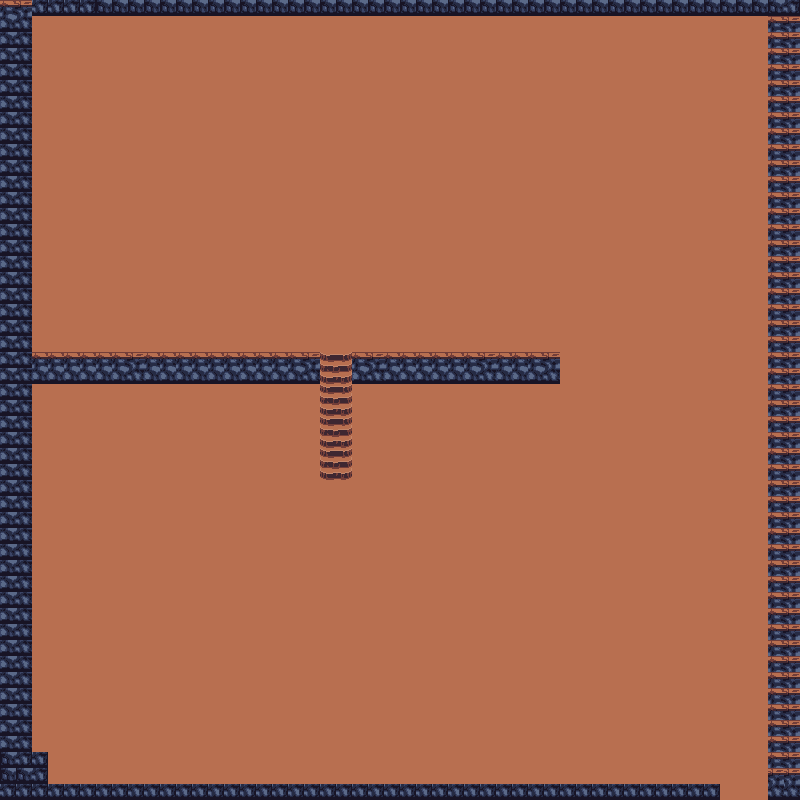

Tiled map render using the project's own tile images. Description and the map definition, with tile-layer contents summarised, below:
An orthogonal 50x50 tile map with 16x16 px tiles, 2 tile layers (floor, walls) and 6 objects (3x collision, collsion).

<map version="1.9" tiledversion="1.9.0" orientation="orthogonal" renderorder="right-down" width="50" height="50" tilewidth="16" tileheight="16" infinite="0" nextlayerid="6" nextobjectid="7">
 <tileset firstgid="1" source="donjon1.tsx" />
 <layer id="1" name="floor" width="50" height="50">
  <data>[2500 cells, 2500 non-empty, 1 distinct tile ids]</data>
 </layer>
 <layer id="2" name="walls" width="50" height="50">
  <data>[2500 cells, 369 non-empty, 10 distinct tile ids]</data>
 </layer>
 <objectgroup id="3" name="objects">
  <object id="1" name="collision" x="32.1765" y="0.919329" width="770.398" height="17.4672" />
  <object id="2" name="collsion" x="0" y="3.67732" width="28.4992" height="793.381" />
  <object id="3" name="collision" x="31.2572" y="752.93" width="15.6286" height="43.2085" />
  <object id="4" name="collision" x="48.7244" y="782.349" width="669.271" height="12.8706" />
  <object id="5" x="766.72" y="21.1446" width="34.0152" height="773.156" />
  <object id="6" x="720" y="788.75" width="47.75" height="11" />
 </objectgroup>
 <objectgroup id="5" name="monsterpath" />
</map>
